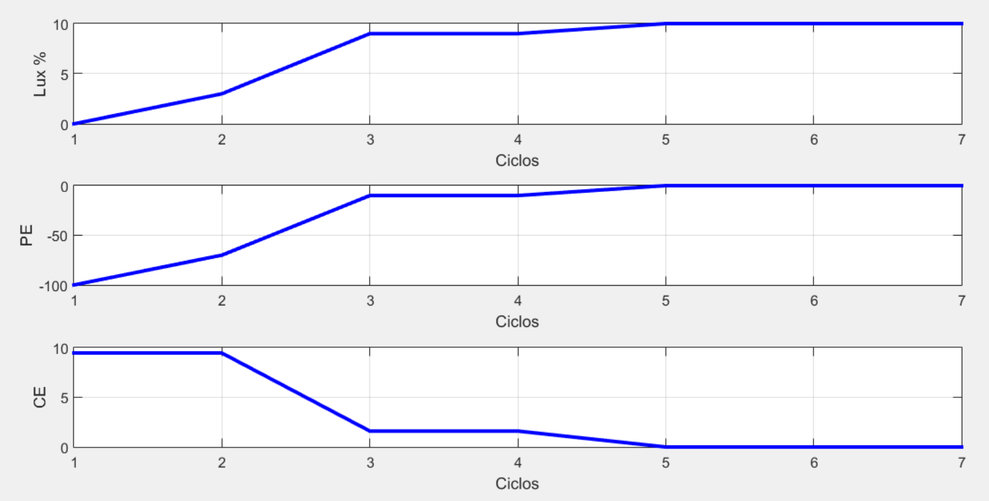
#> input picture data/source_plots/A1-1.png, 989 x 501 px, shrunk from 1658 x 840 before the run
$ python digitize_response_plots.py
#> lines starting #> are read from the running program, lines starting #| are printed output that depends on the picture; after the words box and inside, x2 and y2 are one past the last pixel; in counts of white or black regions, pixels touching at a corner belong together
"""Pixel digitisation of the logged response plots (MATLAB figures embedded in the dissertation).
Axis limits per plot were read visually; values are sampled on the blue trace at each integer
sample index. Keys are the dissertation plot numbers (see data/README.md for the run mapping).
Output: tools/digitized_traces_check.json, comparable with simulation/data/digitized_traces_raw.json."""
import os
HERE = os.path.dirname(os.path.abspath(__file__))
SRC = os.path.join(HERE, "..", "data", "source_plots")
from PIL import Image
import numpy as np, json
G={ # graf: (img, x0,x1, [(ylo,yhi) lux,PE,CE], ndata)
 19:("A1-1.png",1,7,[(0,10),(-100,0),(0,10)],7),
 20:("A1-2.png",1,11,[(0,40),(-100,0),(0,10)],11),
 22:("A1-3.png",0,14,[(0,100),(0,100),(-10,0)],13),
 24:("A1-4.png",1,10,[(20,60),(0,100),(-10,0)],10),
 26:("A2-1.png",0,30,[(8,12),(-20,20),(-5,5)],27),
 27:("A2-2.png",0,35,[(0,20),(-100,100),(-10,10)],35),
 28:("A2-3.png",0,25,[(0,40),(-100,100),(-10,10)],24),
 29:("A2-4.png",0,16,[(33,34),(-1,1),(-1,1)],16),
 30:("A2-5.png",0,35,[(30,40),(-20,20),(-5,5)],35),
 31:("A2-6.png",0,30,[(20,60),(-50,50),(-10,10)],30),
}
def boxes(im):
    dark=(im.max(axis=2)<140)&(np.abs(im[:,:,2]-im[:,:,0])<20)
    rows=np.where(dark.sum(axis=1)>0.45*im.shape[1])[0]
    # group rows
    grp=[];
    for r in rows:
        if grp and r-grp[-1][-1]<=2: grp[-1].append(r)
        else: grp.append([r])
    hs=[int(np.mean(g)) for g in grp]
    cols=np.where(dark.sum(axis=0)>0.5*(hs[1]-hs[0]) )[0] if len(hs)>1 else []
    return hs,dark
out={}
for g,(f,x0,x1,yl,nd) in G.items():
    im=np.array(Image.open(os.path.join(SRC, f)).convert("RGB")).astype(int)
    hs,dark=boxes(im)
#> in boxes, `dark=(im.max(axis=2)<140)&(np.abs(im[:,:,2]-im[:,:,0])<20)`:
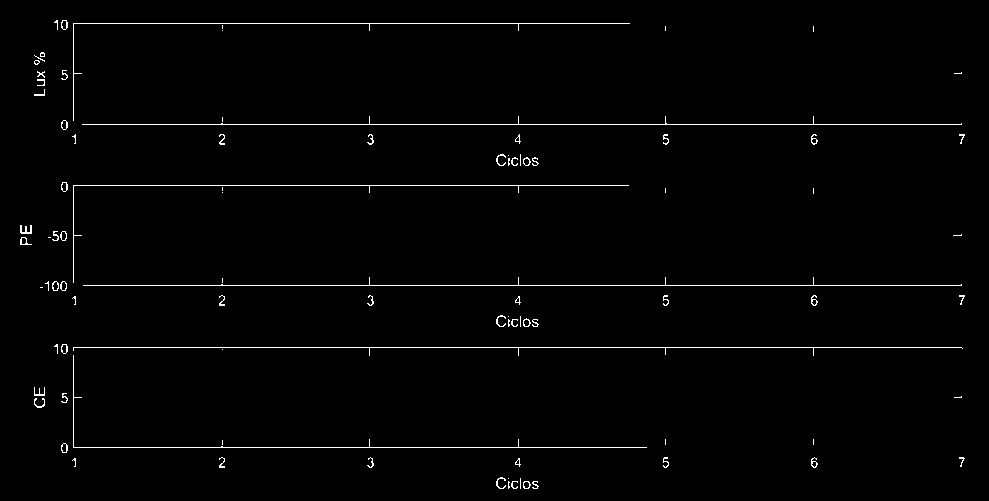
#> dark: shape (501, 989) bool; 1.3% white in thin lines or dots, all inside (x1, y1, x2, y2) = (20, 20, 965, 489)
#> in boxes, `rows=np.where(dark.sum(axis=1)>0.45*im.shape[1])[0]`: rows = [23, 124, 185, 285, 347, 447]
#> the loop in boxes, `for r in rows:` made 6 passes
#> r on passes 1 to 6: 23, 124, 185, 285, 347, 447
#> after the loop in boxes, `for r in rows:`: grp = [[23], [124], [185], [285], [347], [447]]
#> in boxes, `hs=[int(np.mean(g)) for g in grp]`: hs = [23, 124, 185, 285, 347, 447]
#> in boxes, `cols=np.where(dark.sum(axis=0)>0.5*(hs[1]-hs[0]) )[0] if len(hs)>1 els..`: cols = [66, 73, 369, 518, 665, 813]
#> hs = [23, 124, 185, 285, 347, 447]
    assert len(hs)==6, (g,hs)
    res=[]
    for k in range(3):
        top,bot=hs[2*k],hs[2*k+1]
        band=dark[top+5:bot-5]
        cs=np.where(band.sum(axis=0)>0.9*band.shape[0])[0]
        left,right=cs.min(),cs.max()
        blue=(im[:,:,2]>200)&(im[:,:,0]<80)&(im[:,:,1]<80)
        ylo,yhi=yl[k]; vals=[]
        for c in range(1,nd+1):
            px=left+(c-x0)/(x1-x0)*(right-left); xi=int(round(px))
            colb=np.where(blue[top-6:bot+6, max(xi-1,0):xi+2].any(axis=1))[0]+top-6
            if len(colb)==0: vals.append(None); continue
            # at vertices choose extreme consistent: use median of blue rows
            yc=(colb.min()+colb.max())/2 if colb.max()-colb.min()<8 else None
            if yc is None:
                # vertex/steep segment: take row nearest to the segment thickness centre at exact column
                cb=np.where(blue[top-6:bot+6, xi])[0]+top-6
                yc=(cb.min()+cb.max())/2 if len(cb) else (colb.min()+colb.max())/2
                flag="*"
            else: flag=""
            v=yhi-(yc-top)/(bot-top)*(yhi-ylo)
            vals.append((round(float(v),2),flag))
        res.append(vals)
#> this loop made 3 passes
#> (top, bot) on passes 1 to 3: (23, 124), (185, 285), (347, 447)
#> pass 1, `band=dark[top+5:bot-5]`:
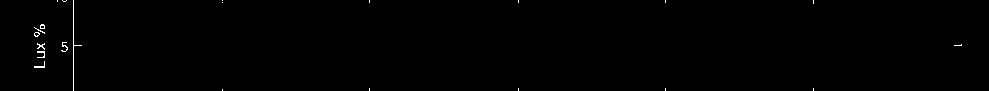
#> band: shape (91, 989) bool; 0.33% white in thin lines or dots
#> pass 1, `blue=(im[:,:,2]>200)&(im[:,:,0]<80)&(im[:,:,1]<80)`:
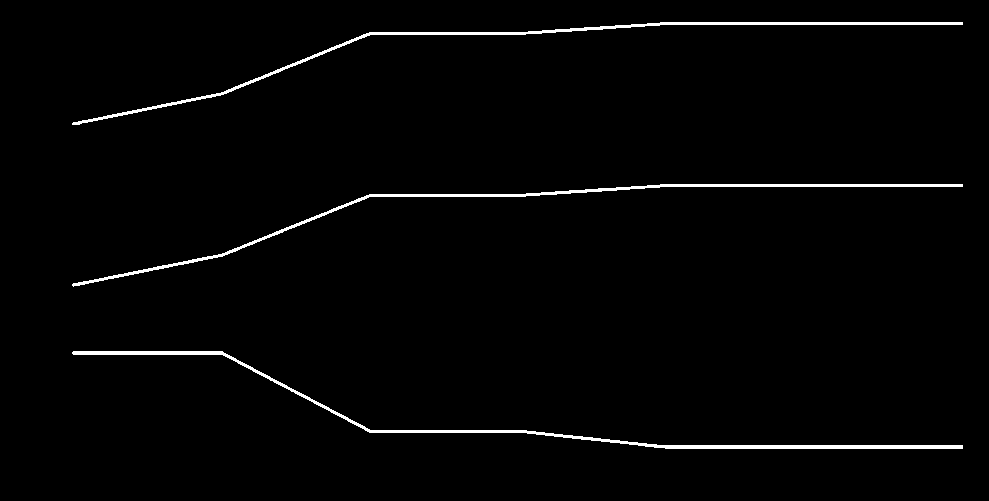
#> blue: shape (501, 989) bool; 1.8% white; 3 white regions, box (x1, y1, x2, y2) and area: (72, 351, 963, 449) 3199, (72, 184, 963, 287) 2751, (72, 22, 963, 125) 2744
#> pass 2, `band=dark[top+5:bot-5]`:
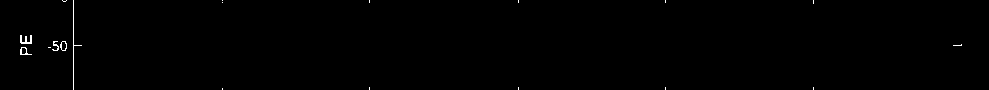
#> band: shape (90, 989) bool; 0.34% white in thin lines or dots
#> pass 3, `band=dark[top+5:bot-5]`:
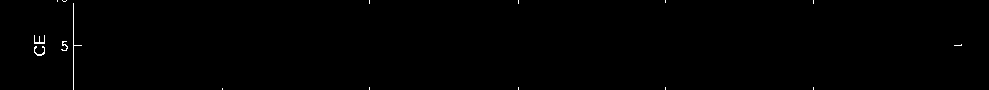
#> band: shape (90, 989) bool; 0.28% white in thin lines or dots
#> after the loop, res = 3 items
    out[g]=res
    print(f"Gráfico {g} ({f}) boxes={hs}")
#| Gráfico 19 (A1-1.png) boxes=[23, 124, 185, 285, 347, 447]
    names=["lux","PE","CE"]
    for i in range(nd):
        row=[f"{res[k][i][0]:7.2f}{res[k][i][1]:1s}" if res[k][i] else "   None " for k in range(3)]
        print(f"  ciclo {i+1:2d}: "+"  ".join(row))
#> this loop made 7 passes
#|   ciclo  1:    0.10    -99.50      9.45
#|   ciclo  2:    0.10    -99.50      9.45
#|   ciclo  3:    0.10    -99.50      9.45
#|   ciclo  4:    0.10    -99.50      9.45
#|   ciclo  5:    0.10    -99.50      9.45
#|   ciclo  6:    0.10    -99.50      9.45
#|   ciclo  7:    0.10    -99.50      9.45
#> pass 2 of the loop `for g,(f,x0,x1,yl,nd) in G.items():`:
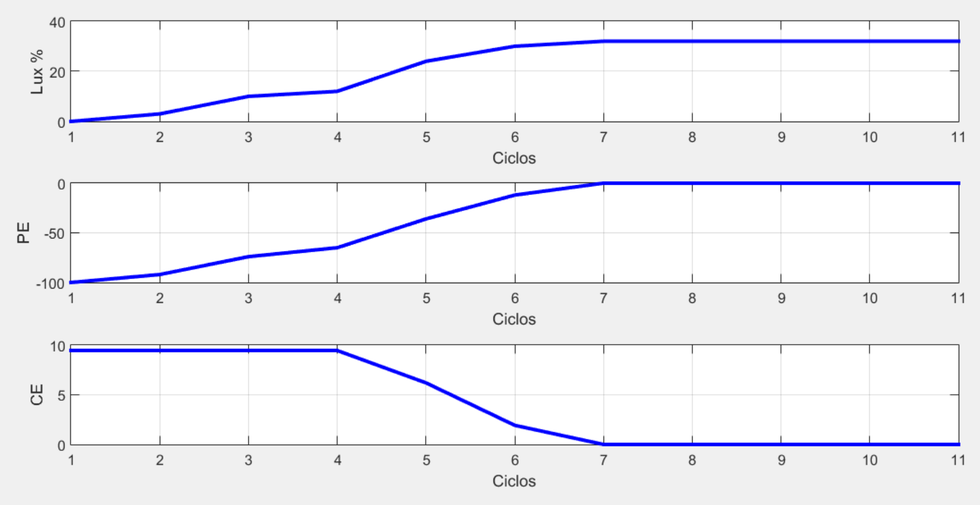
#> input picture data/source_plots/A1-2.png, 980 x 505 px, shrunk from 1643 x 847 before the run
#> im: shape (505, 980, 3) int64
#> in boxes (call 2), `dark=(im.max(axis=2)<140)&(np.abs(im[:,:,2]-im[:,:,0])<20)`:
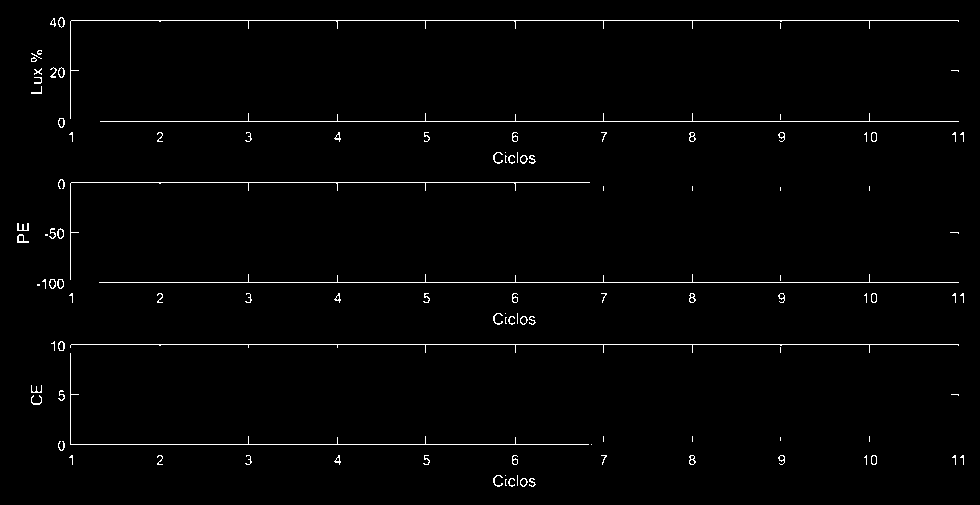
#> dark: shape (505, 980) bool; 1.5% white in thin lines or dots, all inside (x1, y1, x2, y2) = (17, 17, 964, 487)
#> rows = [20, 121, 182, 282, 344, 444]
#> the loop in boxes (call 2), `for r in rows:` made 6 passes
#> r on passes 1 to 6: 20, 121, 182, 282, 344, 444
#> after the loop in boxes (call 2), `for r in rows:`: grp = [[20], [121], [182], [282], [344], [444]]
#> in boxes (call 2), `hs=[int(np.mean(g)) for g in grp]`: hs = [20, 121, 182, 282, 344, 444]
#> cols = [63, 70, 248, 337, 425, 515, 517, 603, 692]
#> `hs,dark=boxes(im)`: hs = [20, 121, 182, 282, 344, 444]
#> the loop `for k in range(3):` made 3 passes
#> (top, bot) on passes 1 to 3: (20, 121), (182, 282), (344, 444)
#> pass 3, `band=dark[top+5:bot-5]`:
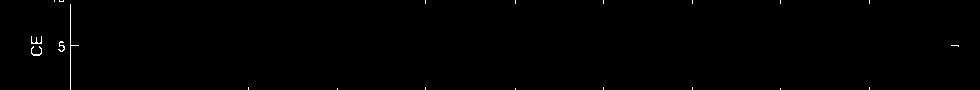
#> band: shape (90, 980) bool; 0.3% white in thin lines or dots
#| Gráfico 20 (A1-2.png) boxes=[20, 121, 182, 282, 344, 444]
#> the loop `for i in range(nd):` made 11 passes
#|   ciclo  1:    0.00   -100.00      9.40
#|   ciclo  2:    0.00   -100.00      9.40
#|   ciclo  3:    0.00   -100.00      9.40
#|   ciclo  4:    0.00   -100.00      9.40
#|   ciclo  5:    0.00   -100.00      9.40
#> (further printed lines are left out)
#> pass 3 of the loop `for g,(f,x0,x1,yl,nd) in G.items():`:
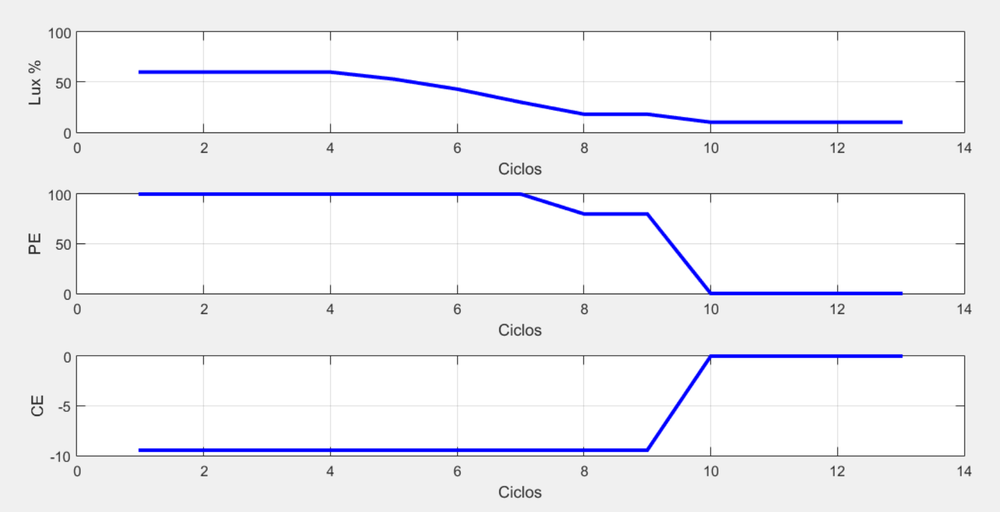
#> input picture data/source_plots/A1-3.png, 1000 x 512 px, shrunk from 1677 x 858 before the run
#> im: shape (512, 1000, 3) int64
#> in boxes (call 3), `dark=(im.max(axis=2)<140)&(np.abs(im[:,:,2]-im[:,:,0])<20)`:
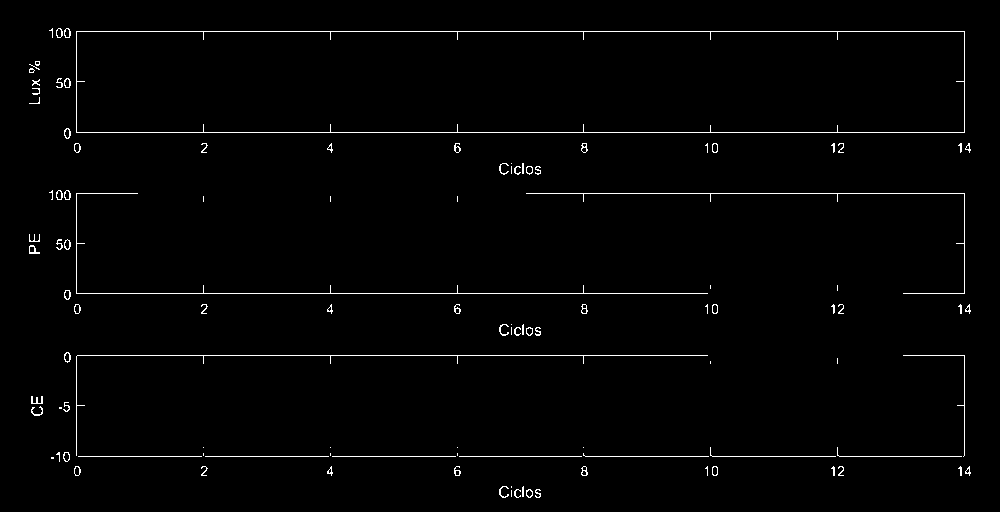
#> dark: shape (512, 1000) bool; 1.5% white in thin lines or dots, all inside (x1, y1, x2, y2) = (29, 28, 971, 498)
#> rows = [31, 132, 193, 293, 355, 456]
#> the loop in boxes (call 3), `for r in rows:` made 6 passes
#> r on passes 1 to 6: 31, 132, 193, 293, 355, 456
#> after the loop in boxes (call 3), `for r in rows:`: grp = [[31], [132], [193], [293], [355], [456]]
#> in boxes (call 3), `hs=[int(np.mean(g)) for g in grp]`: hs = [31, 132, 193, 293, 355, 456]
#> cols = [64, 69, 76, 203, 330, 457, 583, 964]
#> `hs,dark=boxes(im)`: hs = [31, 132, 193, 293, 355, 456]
#> the loop `for k in range(3):` made 3 passes
#> (top, bot) on passes 1 to 3: (31, 132), (193, 293), (355, 456)
#> pass 3, `band=dark[top+5:bot-5]`:
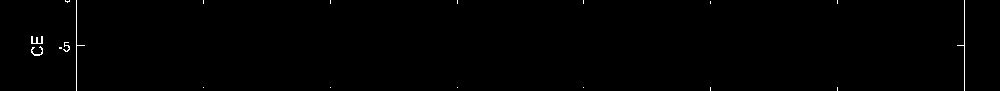
#> band: shape (91, 1000) bool; 0.41% white in thin lines or dots
#| Gráfico 22 (A1-3.png) boxes=[31, 132, 193, 293, 355, 456]
#> the loop `for i in range(nd):` made 13 passes
#> row on passes 1 to 8: ['  59.41 ', '  99.50 ', '  -9.41 '], ['  59.41 ', '  99.00 ', '  -9.41 '], ['  59.41 ', '  99.00 ', '  -9.41 '], ['  59.41 ', '  99.00 ', '  -9.41 '], ['  52.97 ', '  99.00 ', '  -9.41 '], ['  42.57 ', '  99.00 ', '  -9.41 '], ['  30.20 ', '  99.00 ', '  -9.41 '], ['  18.32 ', '  79.50 ', '  -9.41 ']
#> (printed output is left out)
#> (the run stopped early here; a loop or call above may not have finished)
